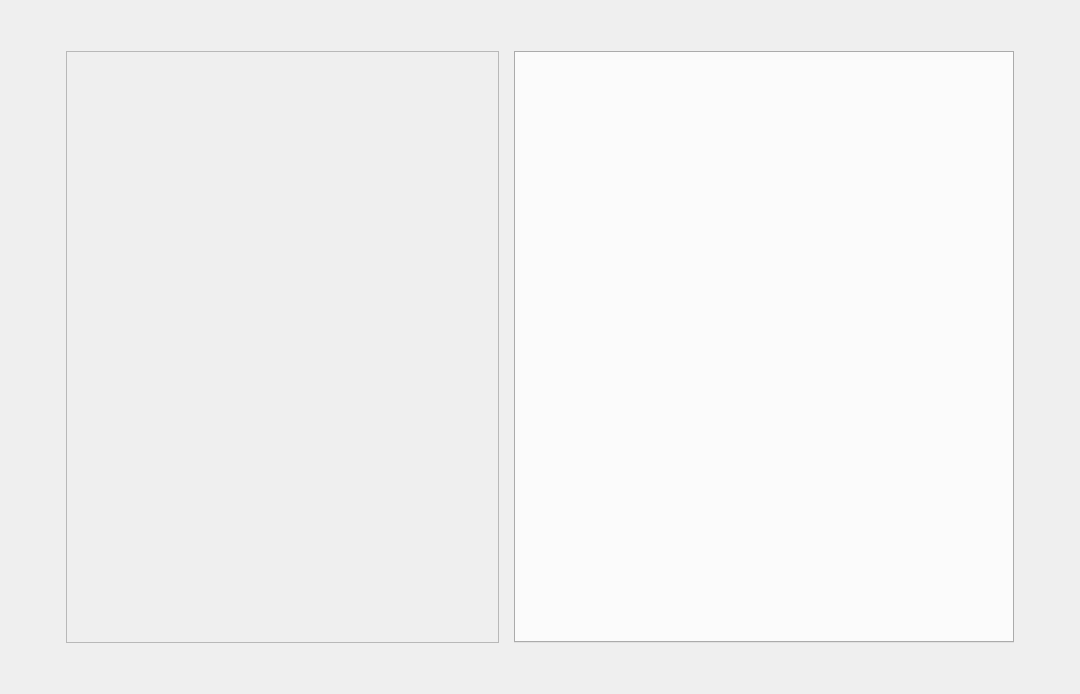
<?xml version="1.0" encoding="UTF-8"?>
<ui version="4.0">
 <class>Form</class>
 <widget class="QWidget" name="Form">
  <property name="geometry">
   <rect>
    <x>0</x>
    <y>0</y>
    <width>1080</width>
    <height>694</height>
   </rect>
  </property>
  <property name="windowTitle">
   <string>Form</string>
  </property>
  <layout class="QGridLayout" name="gridLayout">
   <property name="spacing">
    <number>15</number>
   </property>
   <item row="0" column="0">
    <layout class="QGridLayout" name="gridlayout">
     <item row="1" column="0" colspan="4">
      <spacer name="verticalSpacer">
       <property name="orientation">
        <enum>Qt::Vertical</enum>
       </property>
       <property name="sizeType">
        <enum>QSizePolicy::Preferred</enum>
       </property>
       <property name="sizeHint" stdset="0">
        <size>
         <width>20</width>
         <height>40</height>
        </size>
       </property>
      </spacer>
     </item>
     <item row="2" column="1">
      <widget class="QScrollArea" name="robot_view">
       <property name="sizePolicy">
        <sizepolicy hsizetype="Expanding" vsizetype="Expanding">
         <horstretch>0</horstretch>
         <verstretch>0</verstretch>
        </sizepolicy>
       </property>
       <property name="minimumSize">
        <size>
         <width>300</width>
         <height>400</height>
        </size>
       </property>
       <property name="widgetResizable">
        <bool>true</bool>
       </property>
       <widget class="QWidget" name="scrollAreaWidgetContents">
        <property name="geometry">
         <rect>
          <x>0</x>
          <y>0</y>
          <width>460</width>
          <height>580</height>
         </rect>
        </property>
       </widget>
      </widget>
     </item>
     <item row="2" column="3">
      <spacer name="horizontalSpacer_2">
       <property name="orientation">
        <enum>Qt::Horizontal</enum>
       </property>
       <property name="sizeType">
        <enum>QSizePolicy::Preferred</enum>
       </property>
       <property name="sizeHint" stdset="0">
        <size>
         <width>40</width>
         <height>20</height>
        </size>
       </property>
      </spacer>
     </item>
     <item row="2" column="0">
      <spacer name="horizontalSpacer">
       <property name="orientation">
        <enum>Qt::Horizontal</enum>
       </property>
       <property name="sizeType">
        <enum>QSizePolicy::Preferred</enum>
       </property>
       <property name="sizeHint" stdset="0">
        <size>
         <width>40</width>
         <height>20</height>
        </size>
       </property>
      </spacer>
     </item>
     <item row="3" column="0" colspan="2">
      <spacer name="verticalSpacer_2">
       <property name="orientation">
        <enum>Qt::Vertical</enum>
       </property>
       <property name="sizeType">
        <enum>QSizePolicy::Preferred</enum>
       </property>
       <property name="sizeHint" stdset="0">
        <size>
         <width>20</width>
         <height>40</height>
        </size>
       </property>
      </spacer>
     </item>
     <item row="2" column="2">
      <widget class="QTabWidget" name="motion_tab">
       <property name="sizePolicy">
        <sizepolicy hsizetype="Preferred" vsizetype="Expanding">
         <horstretch>0</horstretch>
         <verstretch>0</verstretch>
        </sizepolicy>
       </property>
       <property name="minimumSize">
        <size>
         <width>500</width>
         <height>300</height>
        </size>
       </property>
       <property name="styleSheet">
        <string notr="true">QTabBar::tab {
    width: 200px;
    height:60px;
    font-size: 18pt; 
    font-weight:40; 
    color: #7c7c7c;
}</string>
       </property>
       <property name="currentIndex">
        <number>-1</number>
       </property>
      </widget>
     </item>
    </layout>
   </item>
  </layout>
 </widget>
 <resources/>
 <connections/>
</ui>
